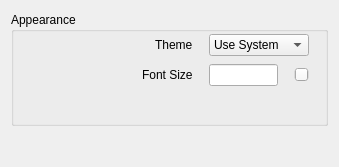
           <widget class="QWidget" name="scrollAreaWidgetContents_3">
            <property name="geometry">
             <rect>
              <x>0</x>
              <y>0</y>
              <width>339</width>
              <height>167</height>
             </rect>
            </property>
            <layout class="QVBoxLayout" name="verticalLayout_12">
             <property name="spacing">
              <number>25</number>
             </property>
             <property name="topMargin">
              <number>12</number>
             </property>
             <item>
              <widget class="QGroupBox" name="groupBox_4">
               <property name="sizePolicy">
                <sizepolicy hsizetype="Preferred" vsizetype="Maximum">
                 <horstretch>0</horstretch>
                 <verstretch>0</verstretch>
                </sizepolicy>
               </property>
               <property name="title">
                <string>Appearance</string>
               </property>
               <layout class="QFormLayout" name="formLayout_3">
                <property name="labelAlignment">
                 <set>Qt::AlignmentFlag::AlignRight|Qt::AlignmentFlag::AlignTrailing|Qt::AlignmentFlag::AlignVCenter</set>
                </property>
                <property name="horizontalSpacing">
                 <number>16</number>
                </property>
                <property name="verticalSpacing">
                 <number>8</number>
                </property>
                <property name="topMargin">
                 <number>2</number>
                </property>
                <property name="rightMargin">
                 <number>16</number>
                </property>
                <item row="0" column="0">
                 <widget class="QLabel" name="label">
                  <property name="text">
                   <string>Theme</string>
                  </property>
                 </widget>
                </item>
                <item row="0" column="1">
                 <widget class="ComboBoxIgnoreWheel" name="theme">
                  <item>
                   <property name="text">
                    <string>Use System</string>
                   </property>
                  </item>
                  <item>
                   <property name="text">
                    <string>Light</string>
                   </property>
                  </item>
                  <item>
                   <property name="text">
                    <string>Dark</string>
                   </property>
                  </item>
                 </widget>
                </item>
                <item row="1" column="0">
                 <widget class="QLabel" name="label_11">
                  <property name="text">
                   <string>Font Size</string>
                  </property>
                 </widget>
                </item>
                <item row="1" column="1">
                 <layout class="QHBoxLayout" name="horizontalLayout_6" stretch="0,5">
                  <property name="spacing">
                   <number>16</number>
                  </property>
                  <item>
                   <widget class="QLineEdit" name="appearanceFontScaleText"/>
                  </item>
                  <item>
                   <widget class="AbsoluteSlider" name="appearanceFontScale">
                    <property name="orientation">
                     <enum>Qt::Orientation::Horizontal</enum>
                    </property>
                   </widget>
                  </item>
                 </layout>
                </item>
                <item row="2" column="0">
                 <spacer name="horizontalSpacer_2">
                  <property name="orientation">
                   <enum>Qt::Orientation::Horizontal</enum>
                  </property>
                  <property name="sizeType">
                   <enum>QSizePolicy::Policy::Fixed</enum>
                  </property>
                  <property name="sizeHint" stdset="0">
                   <size>
                    <width>170</width>
                    <height>20</height>
                   </size>
                  </property>
                 </spacer>
                </item>
               </layout>
              </widget>
             </item>
             <item>
              <spacer name="verticalSpacer_2">
               <property name="orientation">
                <enum>Qt::Orientation::Vertical</enum>
               </property>
               <property name="sizeHint" stdset="0">
                <size>
                 <width>20</width>
                 <height>40</height>
                </size>
               </property>
              </spacer>
             </item>
            </layout>
           </widget>
